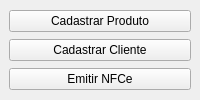
<?xml version="1.0" encoding="UTF-8"?>
<ui version="4.0">
 <class>MainWindow</class>
 <widget class="QMainWindow" name="MainWindow">
  <property name="windowTitle">
   <string>Emissão de NFCe</string>
  </property>
  <widget class="QWidget" name="centralwidget">
   <layout class="QVBoxLayout" name="verticalLayout">
    <item>
     <widget class="QPushButton" name="btnCadastrarProduto">
      <property name="text">
       <string>Cadastrar Produto</string>
      </property>
     </widget>
    </item>
    <item>
     <widget class="QPushButton" name="btnCadastrarCliente">
      <property name="text">
       <string>Cadastrar Cliente</string>
      </property>
     </widget>
    </item>
    <item>
     <widget class="QPushButton" name="btnEmitirNFCe">
      <property name="text">
       <string>Emitir NFCe</string>
      </property>
     </widget>
    </item>
   </layout>
  </widget>
 </widget>
 <resources/>
 <connections/>
</ui>
